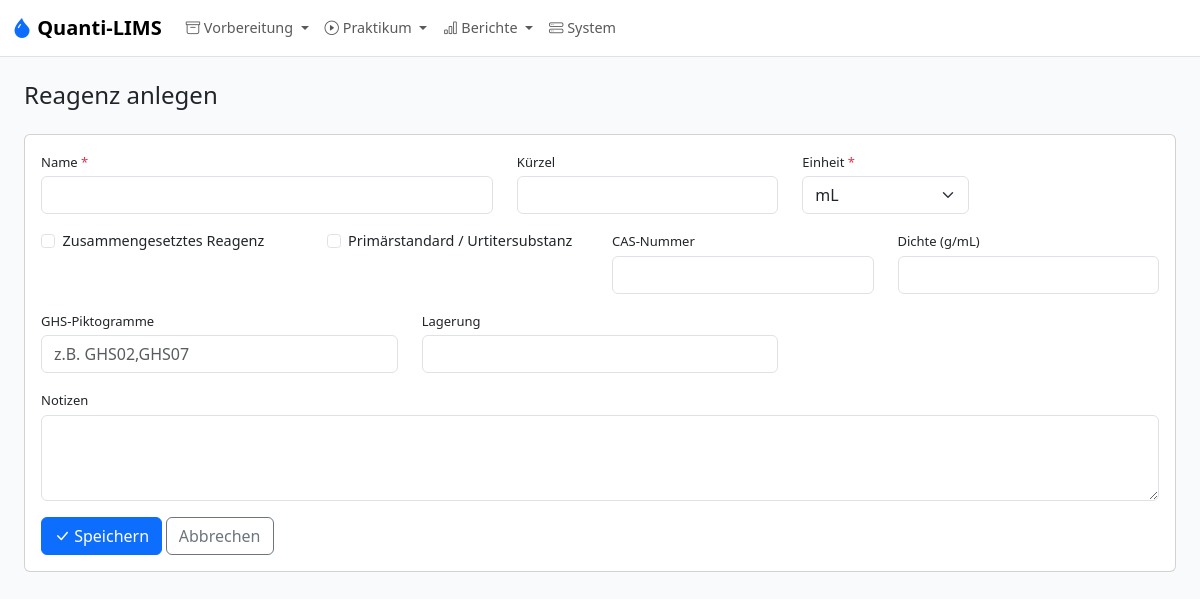
The app's page /admin/reagents/51/edit, older data.
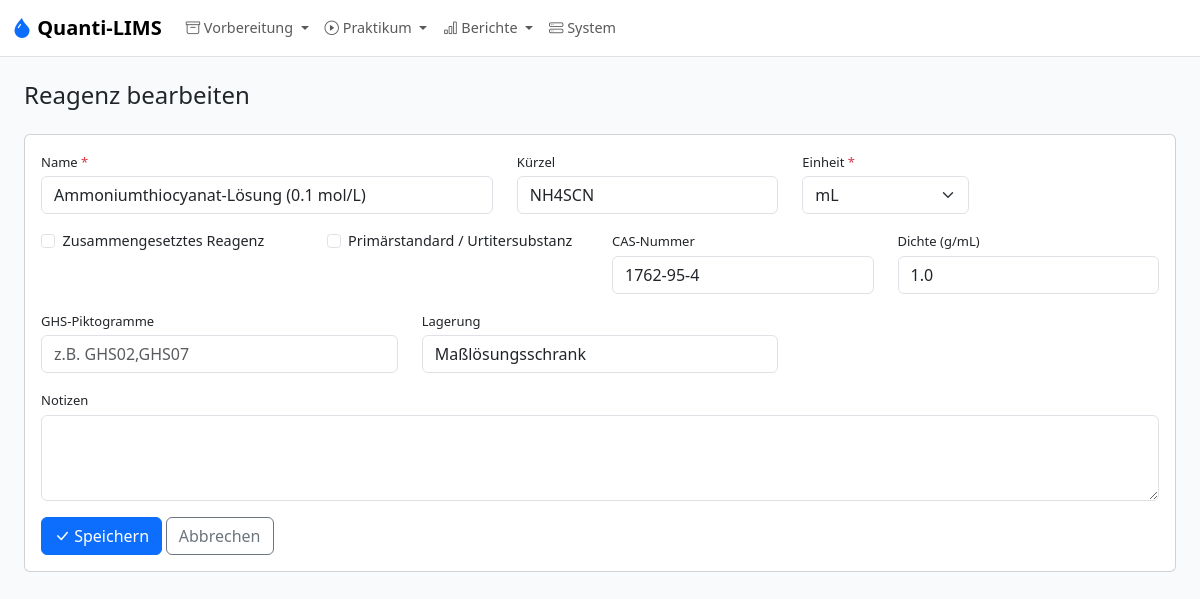
The same page, newer data.
### models.py (models this page shows)
class Reagent(db.Model):
    __tablename__ = "reagent"
    id = db.Column(db.Integer, primary_key=True)
    name = db.Column(db.String(200), unique=True, nullable=False)
    abbreviation = db.Column(db.String(50))
    is_composite = db.Column(db.Boolean, nullable=False, default=False)
    is_primary_standard = db.Column(db.Boolean, nullable=False, default=False)
    formula = db.Column(db.String(100))
    molar_mass_gmol = db.Column(db.Float)
    e_ab_g = db.Column(db.Float)
    base_unit = db.Column(UNIT_ENUM, nullable=False, default="mL")
    cas_number = db.Column(db.String(30))
    density_g_ml = db.Column(db.Float)
    hazard_symbols = db.Column(db.String(100))
    storage_info = db.Column(db.String(200))
    notes = db.Column(db.Text)
    position = db.Column(db.Integer, nullable=False, default=0)
    components = db.relationship(
        "ReagentComponent",
        foreign_keys="ReagentComponent.parent_reagent_id",
        back_populates="parent",
    )
    method_usages = db.relationship("MethodReagent", back_populates="reagent")
    primary_standard_methods = db.relationship("Method", back_populates="primary_standard")

### app.py (the view, shortened to what this page needs)
    @app.route("/admin/reagents/new", methods=["GET", "POST"])
    @app.route("/admin/reagents/<int:id>/edit", methods=["GET", "POST"])
    def admin_reagent_form(id=None):
        item = Reagent.query.get(id) if id else Reagent()
        return render_template("admin/reagent_form.html", item=item, unit_options=get_unit_options())

### models.py (called while the page is built)
def get_unit_options() -> list[tuple[str, str]]:
    return [(code, label) for code, label, _ in UNIT_DEFINITIONS]

### templates/admin/reagent_form.html (shortened to what this page needs)
{% extends "base.html" %}
{% from "macros.html" import field, textarea, checkbox, select %}
{% block content %}
<h4 class="mb-4">Reagenz {{ 'bearbeiten' if item.id else 'anlegen' }}</h4>
<div class="card"><div class="card-body">
<form method="POST">
  <div class="row">
    <div class="col-md-5">{{ field("name", "Name", item.name, required=true) }}</div>
    <div class="col-md-3">{{ field("abbreviation", "Kürzel", item.abbreviation) }}</div>
    <div class="col-md-2">{{ select("base_unit", "Einheit", unit_options, selected=item.base_unit or 'mL', required=true, blank=None) }}</div>
  </div>
  <div class="row">
    <div class="col-md-3">{{ checkbox("is_composite", "Zusammengesetztes Reagenz", item.is_composite) }}</div>
    <div class="col-md-3">{{ checkbox("is_primary_standard", "Primärstandard / Urtitersubstanz", item.is_primary_standard) }}</div>
    <div class="col-md-3">{{ field("cas_number", "CAS-Nummer", item.cas_number) }}</div>
    <div class="col-md-3">{{ field("density_g_ml", "Dichte (g/mL)", item.density_g_ml, type="number", step="0.001") }}</div>
  </div>
  <div class="row">
    <div class="col-md-4">{{ field("hazard_symbols", "GHS-Piktogramme", item.hazard_symbols, placeholder="z.B. GHS02,GHS07") }}</div>
    <div class="col-md-4">{{ field("storage_info", "Lagerung", item.storage_info) }}</div>
  </div>
  {{ textarea("notes", "Notizen", item.notes) }}
  <button type="submit" class="btn btn-primary"><i class="bi bi-check-lg"></i> Speichern</button>
  <a href="{{ url_for('admin_reagents') }}" class="btn btn-outline-secondary">Abbrechen</a>
</form>
</div></div>
{% endblock %}

### templates/macros.html (shortened to what this page needs)
{% macro field(name, label, value="", type="text", required=false, step="", placeholder="", help="") %}
<div class="mb-3">
  <label for="{{ name }}" class="form-label">{{ label }}{% if required %} <span class="text-danger">*</span>{% endif %}</label>
  {% if type == "number" and step %}
  <input type="text" inputmode="decimal" class="form-control" id="{{ name }}" name="{{ name }}"
         value="{{ value if value is not none else '' }}"
         {% if placeholder %}placeholder="{{ placeholder }}"{% endif %}>
  {% else %}
  <input type="{{ type }}" class="form-control" id="{{ name }}" name="{{ name }}"
         value="{{ value if value is not none else '' }}"
         {% if required %}required{% endif %}
         {% if placeholder %}placeholder="{{ placeholder }}"{% endif %}>
  {% endif %}
</div>
{% endmacro %}
{% macro select(name, label, options, selected=None, required=false, blank="– Bitte wählen –") %}
<div class="mb-3">
  <label for="{{ name }}" class="form-label">{{ label }}{% if required %} <span class="text-danger">*</span>{% endif %}</label>
  <select class="form-select" id="{{ name }}" name="{{ name }}" {% if required %}required{% endif %}>
    {% for val, text in options %}
    <option value="{{ val }}" {% if val == selected %}selected{% endif %}>{{ text }}</option>
    {% endfor %}
  </select>
</div>
{% endmacro %}
{% macro textarea(name, label, value="", rows=3) %}
<div class="mb-3">
  <label for="{{ name }}" class="form-label">{{ label }}</label>
  <textarea class="form-control" id="{{ name }}" name="{{ name }}" rows="{{ rows }}">{{ value if value else '' }}</textarea>
</div>
{% endmacro %}
{% macro checkbox(name, label, checked=false) %}
<div class="mb-3 form-check">
  <input type="checkbox" class="form-check-input" id="{{ name }}" name="{{ name }}" {% if checked %}checked{% endif %}>
  <label class="form-check-label" for="{{ name }}">{{ label }}</label>
</div>
{% endmacro %}

Row changes from the older to the newer data that the page shows:
added Reagent: name "Ammoniumthiocyanat-Lösung (0.1 mol/L)", abbreviation "NH4SCN", cas_number "1762-95-4", density_g_ml "1.0", storage_info "Maßlösungsschrank"
Text that changed along with them:
{{ 'bearbeiten' if item.id else 'anlegen' }}: "anlegen" → "bearbeiten"
